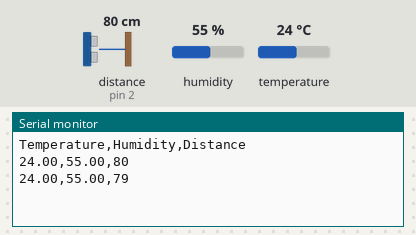
Recording of a sketch running on a simulated Arduino Uno, built with avr-gcc and run on an emulated ATmega328P. On the bench: the last lines printed to the serial monitor. Wiring (inferred from the names in the program): ultrasonic range finder: trigger pin 3; echo pin 2. The test bench sets the inputs (shaded band); at power-on: distance to the obstacle (sensor on pin 2) 80 cm, humidity 55 %, temperature 24 °C. The echo pulse lasts 58.3 µs per cm.

Above: at 10.8 s.
10.9 s: distance to the obstacle (sensor on pin 2) set to 2 cm
At 20.7 s:
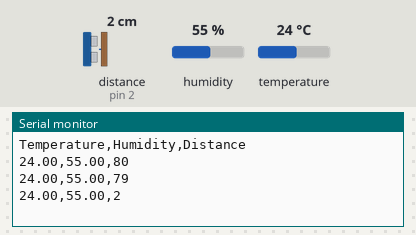
20.9 s: humidity set to 22 %
At 30.7 s:
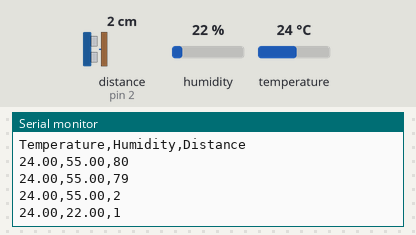
30.9 s: temperature set to 12 °C
At 40.6 s:
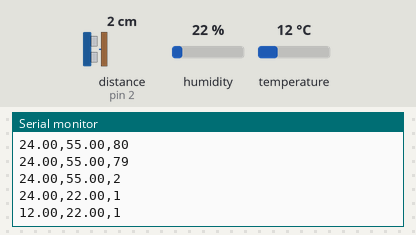
40.9 s: distance to the obstacle (sensor on pin 2) set to 4 cm
At 50.7 s:
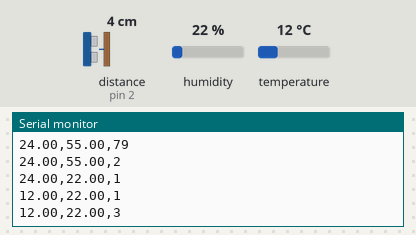
50.9 s: humidity set to 40 %
At 61.3 s:
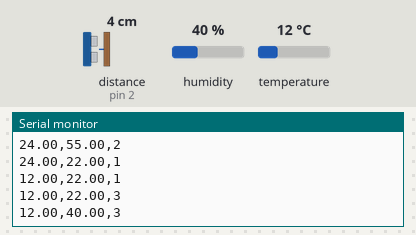
Timing chart, 0 to 61.9 s (numbered marks = the images above; inputs shaded):
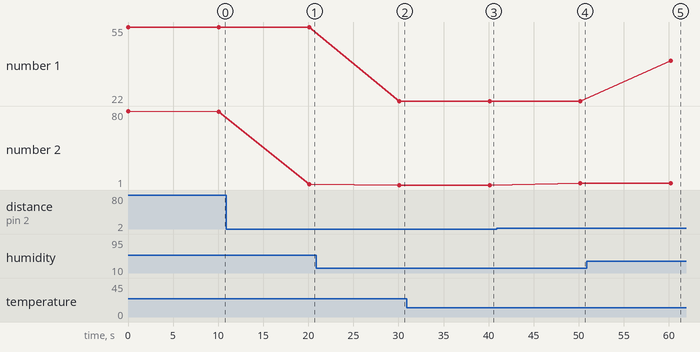

The sketch:

dht-test-check.ino
```cpp
 #include <dht.h>

dht DHT;

#define DHT11_PIN 7

const int trigPin = 3;
const int echoPin = 2;

long duration, cm, inches;
bool heading = true;
String heading1 = "Temperature";
String heading2 = "Humidity";
String heading3 = "Distance";


void setup(){
  Serial.begin(9600);
  pinMode(trigPin, OUTPUT);
  pinMode(echoPin, INPUT);
}

void loop(){
  //setting headings
  while(heading) {
      Serial.print(heading1);
      Serial.print(",");
      Serial.print(heading2);
      Serial.print(",");
      Serial.println(heading3);
      heading = false;
    }

  int chk = DHT.read11(DHT11_PIN);

  //
  digitalWrite(trigPin, LOW);
  delayMicroseconds(5);
  digitalWrite(trigPin, HIGH);
  delayMicroseconds(10);
  digitalWrite(trigPin, LOW);


  pinMode(echoPin, INPUT);
  duration = pulseIn(echoPin, HIGH);

  // Convert the time into a distance
  cm = (duration/2) / 29.1;     // Divide by 29.1 or multiply by 0.0343

  //read data
  Serial.print(DHT.temperature);
  Serial.print(",");
  Serial.print(DHT.humidity);
  Serial.print(",");
  Serial.println(cm);
  delay(10000);

}
```

Measured:
- after the input at 10.9 s, the serial monitor: prints a new line after 9.2 s (image 1)
- after the input at 20.9 s, the serial monitor: prints a new line after 9.2 s (image 2)
- after the input at 30.9 s, the serial monitor: prints a new line after 9.2 s (image 3)
- after the input at 40.9 s, the serial monitor: prints a new line after 9.3 s (image 4)
- after the input at 50.9 s, the serial monitor: prints a new line after 9.3 s (image 5)
- plotted number 1: 55 → 22 after the input at 20.9 s, 22 → 40 after the input at 50.9 s
- plotted number 2: 79 → 2 after the input at 10.9 s, 1 → 3 after the input at 40.9 s
